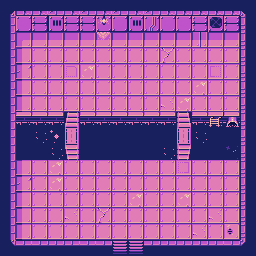

A 2D game scene composited from a Tiled map and its tileset images. What follows is a short description and the map's XML, with every tile layer's data as written:
An orthogonal 16x16 tile map with 16x16 px tiles, 1 tile layer (Background) and 10 objects.

<map version="1.5" tiledversion="1.6.0" orientation="orthogonal" renderorder="right-down" width="16" height="16" tilewidth="16" tileheight="16" infinite="0" nextlayerid="7" nextobjectid="16">
 <tileset firstgid="1" name="tileset" tilewidth="16" tileheight="16" tilecount="104" columns="13">
  <image source="CosmicLilac_Tiles.png" width="208" height="128" />
  <tile id="0" type="BLOCK" />
 </tileset>
 <layer id="1" name="Background" width="16" height="16">
  <data encoding="csv">
1,3,3,2,3,2,3,2,3,2,3,3,3,3,3,4,
14,15,16,32,16,16,7,15,32,31,15,15,16,8,16,17,
14,23,21,21,21,21,20,21,21,21,21,21,34,21,21,17,
14,36,29,29,29,29,29,29,29,29,47,29,29,29,29,30,
14,35,29,29,28,48,29,29,29,29,29,29,29,38,29,17,
14,36,29,29,29,29,29,29,29,29,29,29,48,29,29,30,
14,36,29,29,29,29,29,29,29,29,46,48,29,29,29,30,
14,69,69,69,1610612827,69,69,69,69,69,69,2684354648,69,74,71,17,
14,92,67,79,1610612825,92,92,92,92,92,92,1610612825,67,92,92,30,
14,92,92,67,1610612824,92,92,92,92,92,67,2684354651,92,92,75,17,
14,36,29,48,29,29,29,29,29,29,29,51,29,29,29,17,
14,35,29,48,29,29,29,29,29,29,29,29,29,29,29,30,
27,36,29,29,29,29,29,29,48,29,29,48,29,29,29,17,
27,36,29,29,46,29,47,29,29,29,29,29,29,46,29,17,
27,36,29,29,29,29,29,29,29,29,29,29,46,29,56,30,
40,41,41,42,42,41,41,3221225483,3221225483,41,42,42,42,42,41,43
</data>
 </layer>
 <objectgroup id="5" name="wall" visible="0">
  <object id="1" x="-2.33333" y="1.66667" width="257.667" height="29.6667" />
  <object id="4" x="-1.33333" y="30.6667" width="18.3333" height="225.667" />
  <object id="5" x="240" y="29" width="16" height="227.333" />
  <object id="6" x="15.3333" y="239" width="96.6667" height="19.6667" />
  <object id="7" x="15" y="114.667" width="49.6667" height="44" />
  <object id="8" x="81.3333" y="116.667" width="93.6667" height="43" />
  <object id="9" x="192.667" y="114.667" width="48" height="45.3333" />
  <object id="13" x="143" y="240" width="96.3333" height="17.3333" />
 </objectgroup>
 <objectgroup id="6" name="exit_south" visible="0">
  <object id="10" x="113.667" y="239" width="30.6667" height="17.6667" />
  <object id="12" x="279" y="122" width="0.333333" />
 </objectgroup>
</map>
